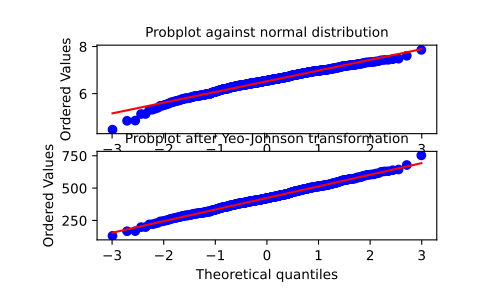

Here is the Python script that generated this plot:
from scipy import stats
import matplotlib.pyplot as plt

# We generate some random variates from a non-normal distribution and make a
# probability plot for it, to show it is non-normal in the tails:

fig = plt.figure()
ax1 = fig.add_subplot(211)
x = stats.loggamma.rvs(5, size=500) + 5
prob = stats.probplot(x, dist=stats.norm, plot=ax1)
ax1.set_xlabel('')
ax1.set_title('Probplot against normal distribution')

# We now use `yeojohnson` to transform the data so it's closest to normal:

ax2 = fig.add_subplot(212)
xt, lmbda = stats.yeojohnson(x)
prob = stats.probplot(xt, dist=stats.norm, plot=ax2)
ax2.set_title('Probplot after Yeo-Johnson transformation')

plt.show()
